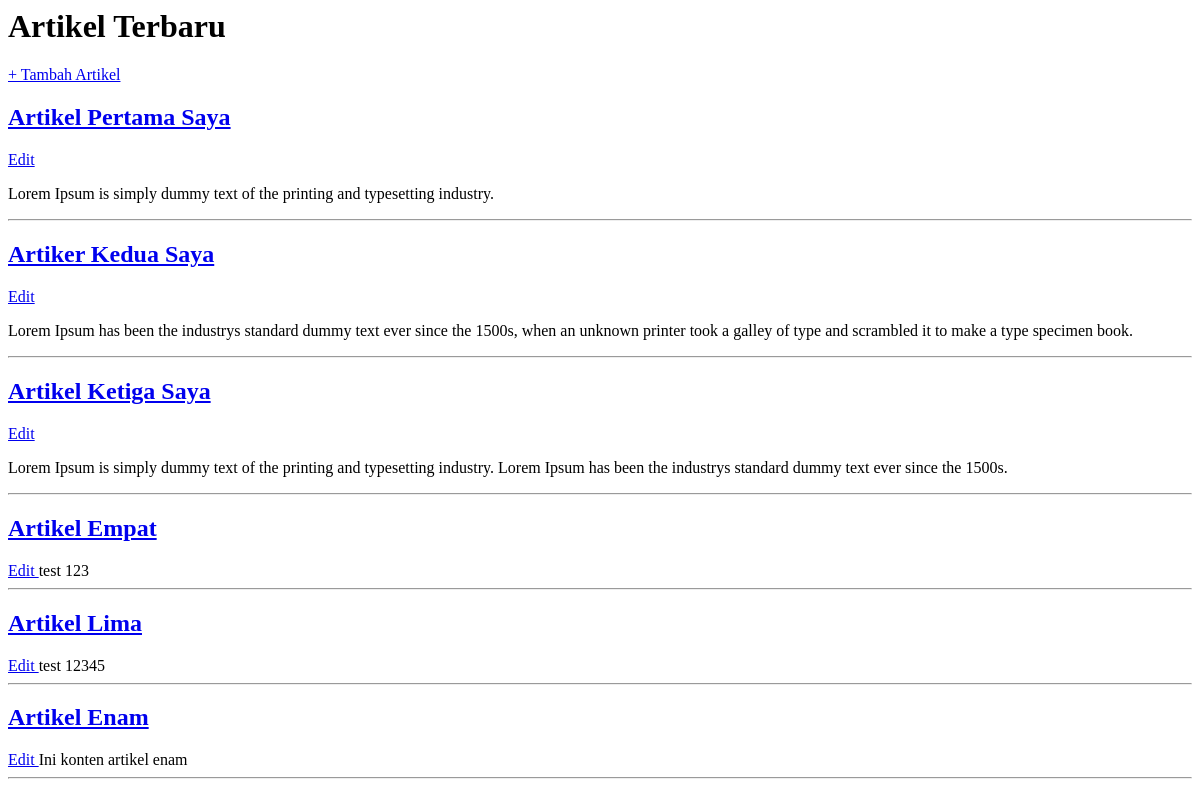
Before: / with the older database file.
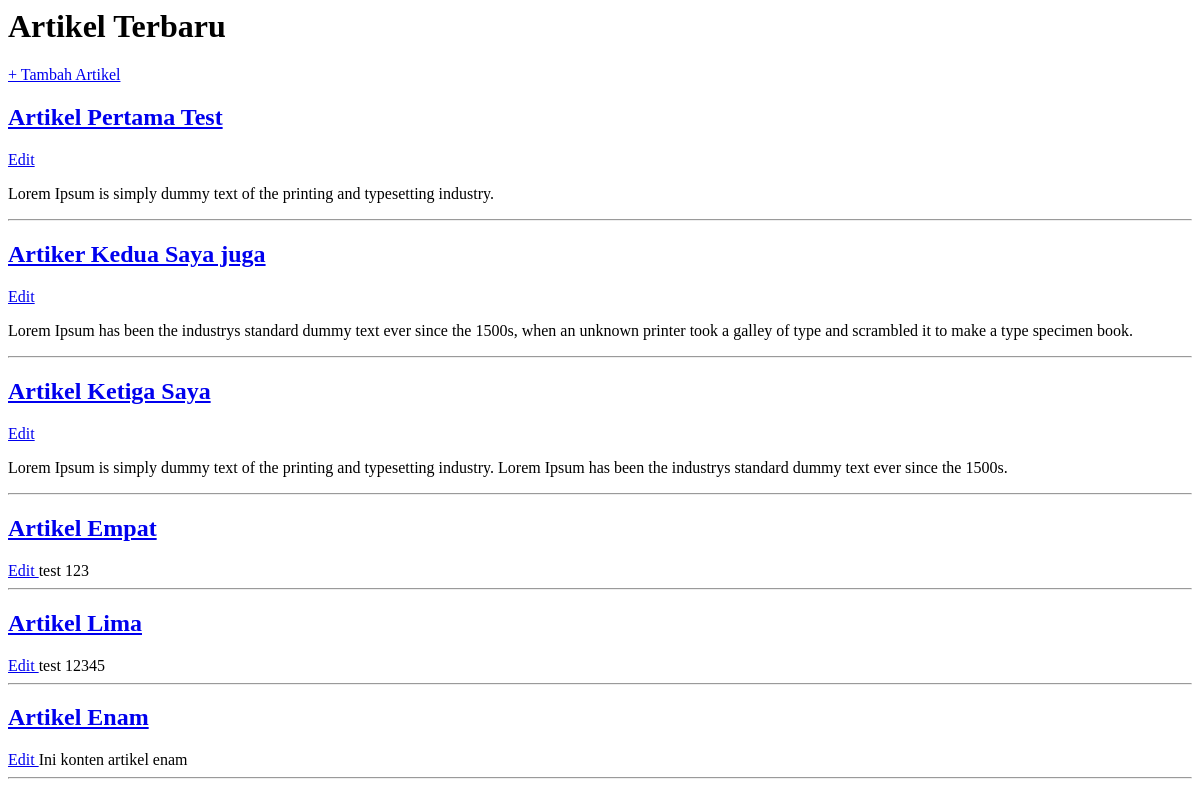
After: the same page with the newer database file.
### tables this page shows
CREATE TABLE `blog` (
  `id` int(11) NOT NULL,
  `title` varchar(255) NOT NULL,
  `content` text NOT NULL,
  `url` varchar(255) NOT NULL,
  `cover` varchar(255) NOT NULL,
  `date` timestamp NOT NULL DEFAULT current_timestamp() ON UPDATE current_timestamp()
);

### application/controllers/Blog.php (called while the page is built, shortened)
<?php
Class Blog extends CI_Controller
{
    function __construct() {
        $this->load->database();
        $this->load->model('Blog_model');
        $this->load->helper('url');
    }
    public function index() {
        $data['blogs'] = $this->Blog_model->getBlogs();
        $this->load->view('blog',$data);
    }
}
?>

### index.php (called while the page is built, shortened)
<?php
require_once BASEPATH.'core/CodeIgniter.php';

### application/models/Blog_model.php (called while the page is built, shortened)
<?php
class Blog_model extends CI_Model {
    public function getBlogs()
    {
        $query = $this->db->get("blog");
        return $query->result_array();
    }
}
?>

### application/views/blog.php (the view, shortened to what this page needs)
<html>
<head>
</head>
<body>
    <h1>Artikel Terbaru</h1>
    <a href="<?php echo site_url('blog/add')?>"> + Tambah Artikel </a>
    <?php foreach($blogs as $key=>$blog):?>
    <div class="blog">
        <a href="<?php echo site_url("blog/detail/".$blog['url']);?>">
            <h2><?php echo $blog['title'];?></h2>
            <a href="<?php echo site_url('blog/edit/'.$blog['id']);?>"> Edit </a>
        </a>
        <?php echo $blog['content'];
        echo "<hr>";
        endforeach;
    ?>
</body>
</html>

Changed rows visible on the page:
changed blog "Lorem Ipsum is simply dummy text of the printing and typesetting industry.": title "Artikel Pertama Saya" → "Artikel Pertama Test"
changed blog: title "Artiker Kedua Saya" → "Artiker Kedua Saya juga"
